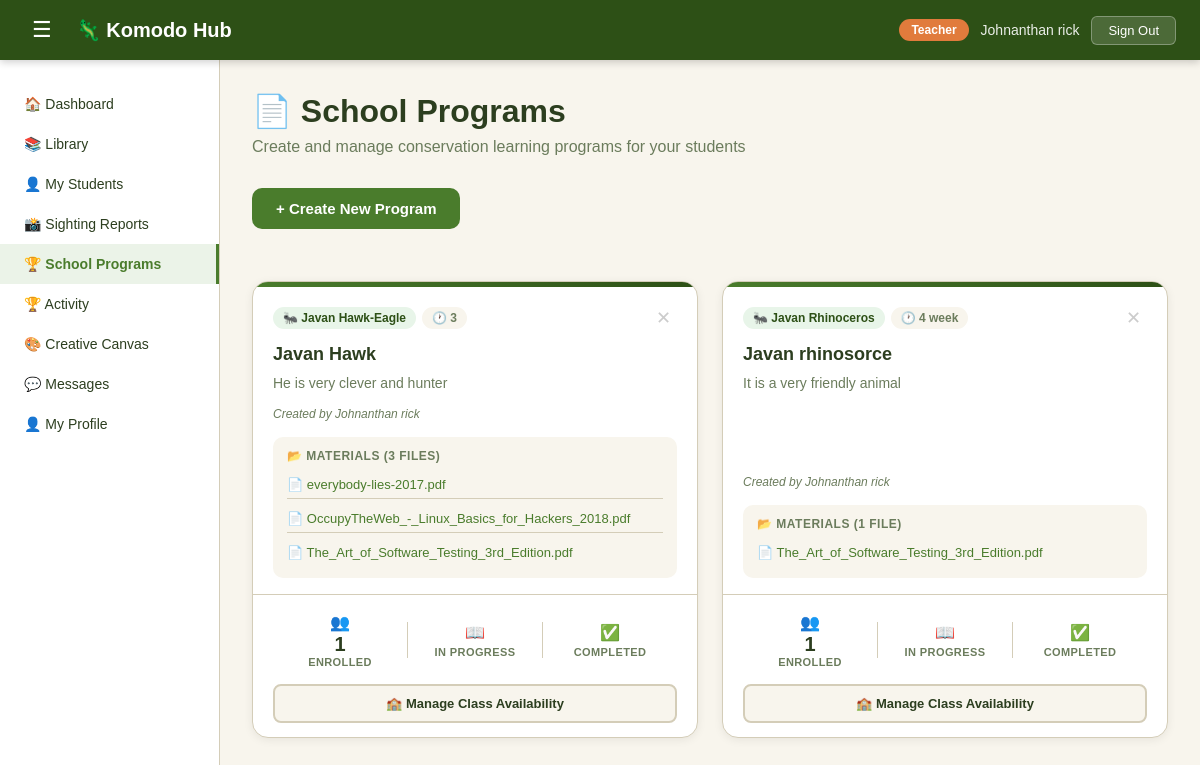
The page /programs (signed in) on the database its author committed.
### tables this page shows
CREATE TABLE user(
    user_id INTEGER PRIMARY KEY AUTOINCREMENT,
    fullname TEXT NOT NULL,
    email TEXT NOT NULL,
    role TEXT,
    password TEXT NOT NULL,
    organization_id INTEGER, avatar TEXT, phone TEXT, location TEXT, created_at TIMESTAMP DEFAULT '2025-01-01', status TEXT DEFAULT 'active', points INTEGER DEFAULT 0,
    FOREIGN KEY (organization_id) REFERENCES organization(organization_id)
);

CREATE TABLE program (
    program_id INTEGER PRIMARY KEY AUTOINCREMENT,
    title TEXT NOT NULL,
    description TEXT NOT NULL,
    species_focus TEXT,
    duration TEXT,
    created_at TIMESTAMP DEFAULT CURRENT_TIMESTAMP,
    created_by INTEGER NOT NULL,
    organization_id INTEGER NOT NULL,
    FOREIGN KEY (created_by) REFERENCES user(user_id),
    FOREIGN KEY (organization_id) REFERENCES organization(organization_id)
);

CREATE TABLE program_file (
    file_id INTEGER PRIMARY KEY AUTOINCREMENT,
    program_id INTEGER NOT NULL,
    filename TEXT NOT NULL,
    filepath TEXT NOT NULL,
    uploaded_at TIMESTAMP DEFAULT CURRENT_TIMESTAMP,
    FOREIGN KEY (program_id) REFERENCES program(program_id)
);

### app.py (the view)
@app.route('/programs')
def get_programs():
    if 'user_id' not in session:
        return redirect(url_for('login_get'))
    user = db.fetch_one('SELECT * FROM user WHERE user_id = ?', (session['user_id'],))
    org_id = session.get('organization_id')
    if session['role'] == 'student':
        sql = '''
            SELECT p.*,
                u.fullname as creator_name,
                (SELECT COUNT(*) FROM enrollment e WHERE e.program_id = p.program_id) as enrolled_count,
                (SELECT COUNT(*) FROM enrollment e WHERE e.program_id = p.program_id AND e.student_id = ?) as is_enrolled
            FROM program p
            JOIN user u ON p.created_by = u.user_id
            JOIN program_class pc ON pc.program_id = p.program_id
            JOIN class_enrollment ce ON ce.class_id = pc.class_id AND ce.student_id = ?
            WHERE p.organization_id = ?
            GROUP BY p.program_id
            ORDER BY p.created_at DESC
        '''
        programs = db.fetch_query(sql, (session['user_id'], session['user_id'], org_id))
    else:
        sql = '''
            SELECT p.*,
                u.fullname as creator_name,
                (SELECT COUNT(*) FROM enrollment e WHERE e.program_id = p.program_id) as enrolled_count,
                (SELECT COUNT(*) FROM enrollment e WHERE e.program_id = p.program_id AND e.student_id = ?) as is_enrolled
            FROM program p
            JOIN user u ON p.created_by = u.user_id
            WHERE p.organization_id = ?
            ORDER BY p.created_at DESC
        '''
        programs = db.fetch_query(sql, (session['user_id'], org_id))
    programs_with_files = []
    for p in programs:
        files = db.fetch_query(
            'SELECT * FROM program_file WHERE program_id = ?', (p['program_id'],)
        )
        files_with_progress = []
        for f in files:
            if session['role'] == 'student':
                done = db.fetch_one(
                    'SELECT progress_id FROM file_progress WHERE student_id = ? AND file_id = ?',
                    (session['user_id'], f['file_id'])
                )
                files_with_progress.append({**dict(f), 'completed': 1 if done else 0})
            else:
                files_with_progress.append({**dict(f), 'completed': 0})
        programs_with_files.append({**dict(p), 'files': files_with_progress})
    species = db.fetch_query('SELECT common_name FROM species ORDER BY common_name')
    return render_template('shared/programs.html', user=user, programs=programs_with_files, species=species)

### database.py (called while the page is built)
def fetch_query(sql, params=()):
    with sqlite3.connect('Komodo_DB.db') as con:
        con.row_factory = sqlite3.Row
        cur = con.cursor()
        cur.execute(sql, params)
        rows = cur.fetchall()
        return rows

def fetch_one(sql, params=()):
    with sqlite3.connect('Komodo_DB.db') as con:
        con.row_factory = sqlite3.Row
        cur = con.cursor()
        cur.execute(sql, params)
        row = cur.fetchone()
        return row

### templates/shared/programs.html (shortened to what this page needs)
<!DOCTYPE html>
<html lang="en">
<head>
    <link rel="stylesheet" href="{{ url_for('static', filename='css/style.css') }}">
    <link rel="stylesheet" href="{{ url_for('static', filename='css/dashboard.css') }}">
    <link rel="stylesheet" href="{{ url_for('static', filename='css/tabs/programs.css') }}">
</head>
<body class="dashboard-body">
    {% include 'shared/navbar.html' %}
    <div class="dash-layout">
        {% include 'shared/sidebar.html' %}
        <main class="dash-main">
            <div class="page-header">
                <h1>&#128196; School Programs</h1>
                <p>
                    {% if user['role'] == 'teacher' %}
                        Create and manage conservation learning programs for your students
                    {% else %}
                        Enroll in conservation learning programs from your teachers
                    {% endif %}
                </p>
            </div>
            {% if user['role'] == 'teacher' %}
            <div style="margin-bottom: 24px;">
                <button class="btn-create-program" onclick="openCreateProgramModal()">+ Create New Program</button>
            </div>
            {% endif %}
            <div class="programs-container" id="programs-container">
                {% for p in programs %}
                <div class="program-card" id="program-card-{{ p['program_id'] }}">
                    <div class="program-card-header">
                        <div class="program-meta">
                            {% if p['species_focus'] %}
                            <span class="program-species-tag">&#128028; {{ p['species_focus'] }}</span>
                            {% endif %}
                            {% if p['duration'] %}
                            <span class="program-duration-tag">&#128336; {{ p['duration'] }}</span>
                            {% endif %}
                        </div>
                        {% if user['role'] == 'teacher' and p['created_by'] == user['user_id'] %}
                        <button class="btn-delete-program"
                                onclick="deleteProgram({{ p['program_id'] }})"
                                title="Delete program">✕</button>
                        {% endif %}
                    </div>
                    <h3 class="program-title">{{ p['title'] }}</h3>
                    <p class="program-description">{{ p['description'] }}</p>
                    <p class="program-creator">Created by {{ p['creator_name'] }}</p>
                    {% if p['files'] %}
                    <div class="program-files">
                        <p class="files-label">&#128194; Materials ({{ p['files']|length }} file{{ 's' if p['files']|length > 1 else '' }})</p>
                        <ul class="files-list">
                            {% for f in p['files'] %}
                            <li class="file-item {% if f['completed'] %}file-done{% endif %}"
                                id="file-item-{{ f['file_id'] }}">
                                <a href="{{ url_for('static', filename=f['filepath']) }}"
                                target="_blank" class="file-link">
                                    &#128196; {{ f['filename'] }}
                                </a>
                            </li>
                            {% endfor %}
                        </ul>
                    </div>
                    {% endif %}
                    <div class="program-footer">
                        {% if user['role'] == 'teacher' %}
                        <div class="program-stats-row">
                            <span class="prog-stat">
                                <span class="prog-stat-icon">👥</span>
                                <span class="prog-stat-value">{{ p['enrolled_count'] }}</span>
                                <span class="prog-stat-label">Enrolled</span>
                            </span>
                            <span class="prog-stat">
                                <span class="prog-stat-icon">📖</span>
                                <span class="prog-stat-label">In Progress</span>
                            </span>
                            <span class="prog-stat">
                                <span class="prog-stat-icon">✅</span>
                                <span class="prog-stat-label">Completed</span>
                            </span>
                        </div>
                        {% if p['created_by'] == user['user_id'] %}
                        <button class="btn-manage-classes"
                                onclick="openProgramClassModal({{ p['program_id'] }})">
                            &#127979; Manage Class Availability
                        </button>
                        {% endif %}
                        {% endif %}
                    </div>
                </div>
                {% endfor %}
            </div>
        </main>
    </div>
</body>
</html>

### templates/shared/navbar.html
    <nav class="dash-nav">
        <div class="dash-nav-left">
            <button class="sidebar-toggle" onclick="toggleSidebar()">&#9776;</button>
            <a href="/dashboard/{{ user['role'] }}" class="dash-logo">&#129422; Komodo Hub</a>
        </div>
        <div class="dash-nav-right">
            <span class="nav-role-badge">{{ user['role'].replace('-', ' ').title() }}</span>
            <span class="nav-username">{{ user['fullname'] }}</span>
            <button class="btn-signout" onclick="signOut()">Sign Out</button>
        </div>
    </nav>

### static/css/style.css (style rules this page uses)
* { margin: 0; padding: 0; box-sizing: border-box; }
:root { --primary-green: #2D5016; --secondary-green: #4A7C2C; --accent-orange: #E17B3C; --light-bg: #F8F5ED; --white: #FFFFFF; --text-dark: #2C3E1F; --text-muted: #6B7C5C; --border-color: #D4CDB8; }
body { font-family: Arial, sans-serif; background-color: var(--light-bg); min-height: 100vh; display: flex; align-items: center; justify-content: center; padding: 20px; }

### static/css/dashboard.css (style rules this page uses)
.dashboard-body { display: block; padding: 0; background-color: var(--light-bg); min-height: 100vh; }
.dash-nav { background-color: var(--primary-green); color: var(--white); padding: 0 24px; height: 60px; display: flex; align-items: center; justify-content: space-between; position: sticky; top: 0; z-index: 100; box-shadow: 0 2px 8px rgba(0,0,0,0.2); }
.dash-nav-left { display: flex; align-items: center; gap: 16px; }
.dash-logo { color: var(--white); text-decoration: none; font-size: 20px; font-weight: bold; }
.sidebar-toggle { background: none; border: none; color: var(--white); font-size: 22px; cursor: pointer; padding: 4px 8px; border-radius: 4px; }
.dash-nav-right { display: flex; align-items: center; gap: 12px; }
.nav-role-badge { background-color: var(--accent-orange); color: var(--white); padding: 4px 12px; border-radius: 20px; font-size: 12px; font-weight: bold; }
.nav-username { font-size: 14px; color: rgba(255,255,255,0.9); }
.btn-signout { background-color: rgba(255,255,255,0.15); color: var(--white); border: 1px solid rgba(255,255,255,0.3); padding: 6px 16px; border-radius: 6px; font-size: 13px; cursor: pointer; }
.dash-layout { display: flex; min-height: calc(100vh - 60px); }
.dash-main { flex: 1; padding: 32px; overflow-y: auto; }

### rows shown on the page
user: role.replace "Teacher", fullname "Johnanthan rick"
program: species_focus "Javan Hawk-Eagle", duration "3", title "Javan Hawk", description "He is very clever and hunter", creator_name "Johnanthan rick", files|length "3", files "S", enrolled_count "1"
program_file: filename "everybody-lies-2017.pdf"
program_file: filename "OccupyTheWeb_-_Linux_Basics_for_Hackers_2018.pdf"
program_file: filename "The_Art_of_Software_Testing_3rd_Edition.pdf"
program: species_focus "Javan Rhinoceros", duration "4 week", title "Javan rhinosorce", description "It is a very friendly animal", creator_name "Johnanthan rick", files|length "1", enrolled_count "1"
program_file: filename "The_Art_of_Software_Testing_3rd_Edition.pdf"
